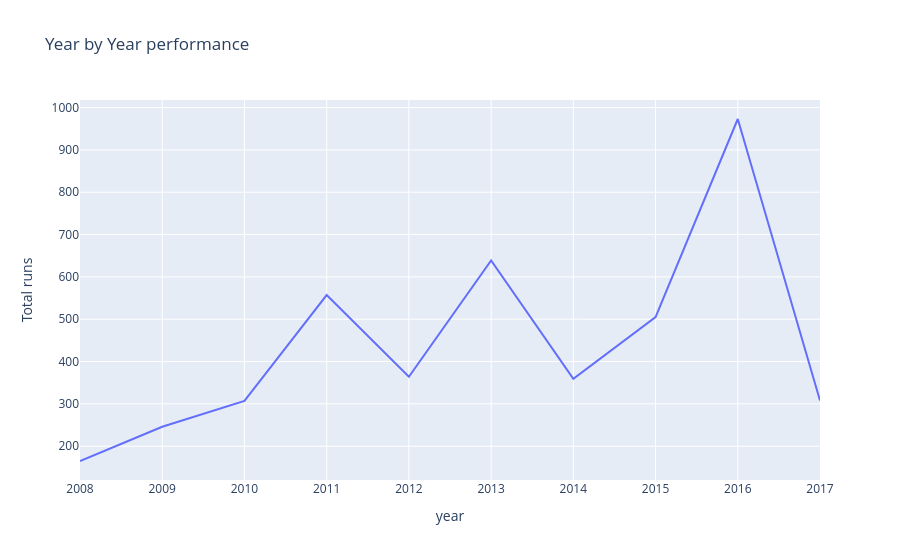

The notebook cell this image was saved under:
### Code cell
## plot the line chart 
trace1 = go.Scatter( x = performance['season'],y=performance['total_runs'],
                    mode = 'lines')


data = [trace1]
layout = go.Layout(
    title = 'Year by Year performance',
    xaxis = {'title': 'year'},
    yaxis = {'title': 'Total runs'},
    )
fig = go.Figure(data= data,layout=layout)
fig.show()

### Figure 1 — Plotly figure (JSON) as saved in the notebook; plotly's stock layout.template omitted (floating-point values rounded to 4 significant figures)
{"data": [{"mode": "lines", "type": "scatter", "x": [2008, 2009, 2010, 2011, 2012, 2013, 2014, 2015, 2016, 2017], "y": [165, 246, 307, 557, 364, 639, 359, 505, 973, 308]}], "layout": {"title": {"text": "Year by Year performance"}, "xaxis": {"title": {"text": "year"}}, "yaxis": {"title": {"text": "Total runs"}}}}
